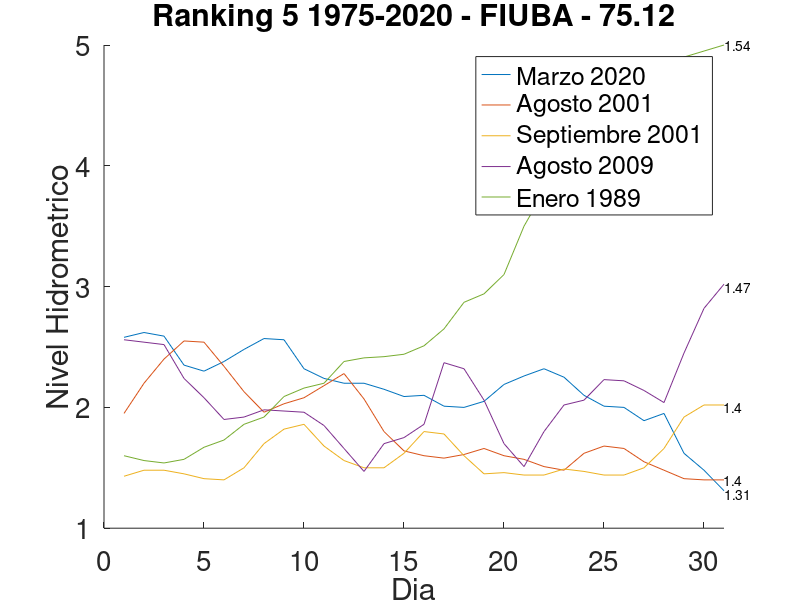

The MATLAB script that drew this image:
clear all
close all

% Cargamos los datos
dato = load("datos_para_graficar_ranking_bajantes.csv");
fechas = [1:31];

hold on
% Graficador
plot(fechas,dato(1:31,4));
plot(fechas,dato(32:62,4));
plot(fechas,dato(63:93,4));
plot(fechas,dato(94:124,4));
plot(fechas,dato(125:155,4));

hold off

% Titulo y legendas
title("Ranking 5 1975-2020 - FIUBA - 75.12");
legend("Marzo 2020","Agosto 2001","Septiembre 2001","Agosto 2009","Enero 1989");

% Configuracion de absisas 
xlabel("Dia",'fontsize',10);
ylabel("Nivel Hidrometrico",'fontsize',14);
set(gca,'fontsize',20);
set(gca (), "xlim",[0,31]);

% Agrega texto incrustado
text(31,1.28,"1.31");
text(31,1.4,"1.4");
text(31,2,"1.4");
text(31,3,"1.47");
text(31,5,"1.54");

%print -djpg "ranking_bajantes_1975-2020.jpg"
